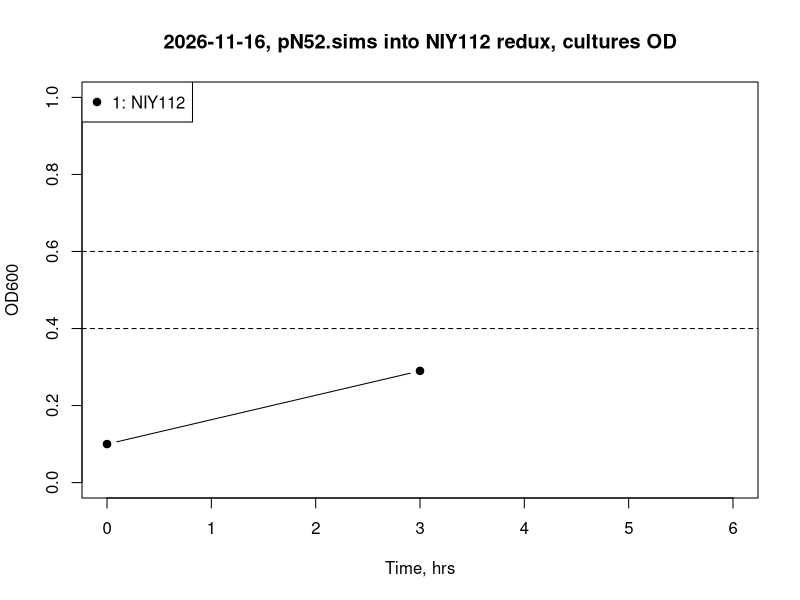

This figure's R source:
png(file = paste(Sys.Date(),"-cultures-od.png", sep = "-"),
    width = 7, 
    height = 7, 
    units = "in",
    res = 300)
plot(x = c(0, 3),
     y = c(0.1, 0.29),
     type = "b",
     xlim = c(0,6),
     ylim = c(0,1),
     col = "#000000",
     pch = 19,
     xlab = "Time, hrs",
     ylab = "OD600",
     main = paste(Sys.Date(), ", pN52.sims into NIY112 redux, cultures OD", sep = ""))
# points(x = c(0, 1.083, 2, 3, 4, 4.5, 4.75),
# 		y = c(0.05, 0.088, 0.118, 0.171, 0.286, 0.357, 0.397),
# 		col = "#56B4E9",
# 		pch = 19,
#      	type = "b")
# points(x = c(0, 1.083, 2, 3, 4, 4.5, 4.75, 5.67),
# 		y = c(0.05, 0.087, 0.119, 0.176, 0.287, 0.36, 0.396, (5*0.132)),
# 		col = "#009E73",
# 		pch = 19,
#      	type = "b")
# points(x = c(0, 1.083, 2, 3, 4, 4.5, 4.75, 5.67),
# 		y = c(0.05, 0.086, 0.127, 0.174, 0.285, 0.367, 0.403, (5*0.125)),
# 		col = "#D55E00",
# 		pch = 19,
#      	type = "b")
abline(h = c(0.4, 0.6),
       lty = 2)
#abline(h = 0.6,
#       lty = 2)
# abline(v = c(4.75, 5.25),
#        lty = 2)
# abline(v = c(5.3, 5.46, 5.92),
#        lty = 3)
legend(x = "topleft",
		legend = c("1: NIY112"),
		col = c("#000000", "#E69F00", "#56B4E9", "#009E73", "#D55E00"),
		pch = 19)
dev.off()
# todo - geralise plot title and legend and extra points
